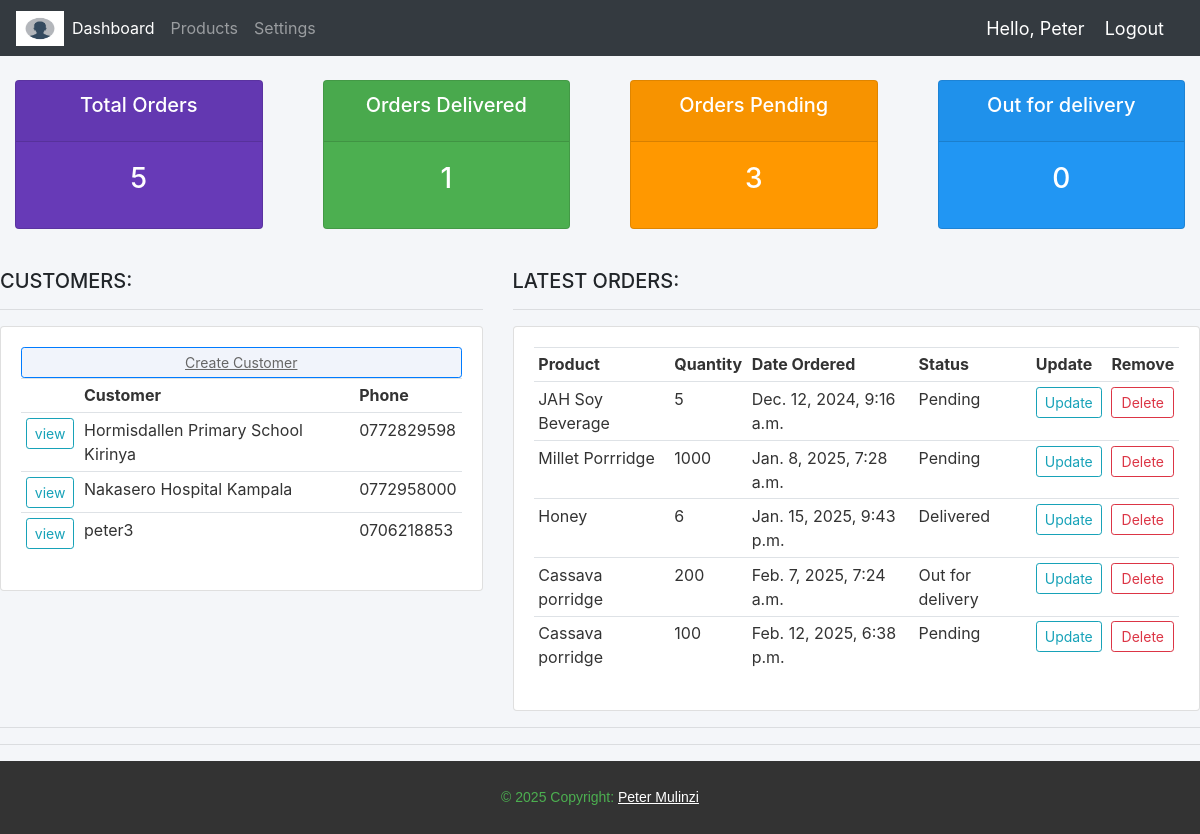
Page / (signed in) on the earlier database version.
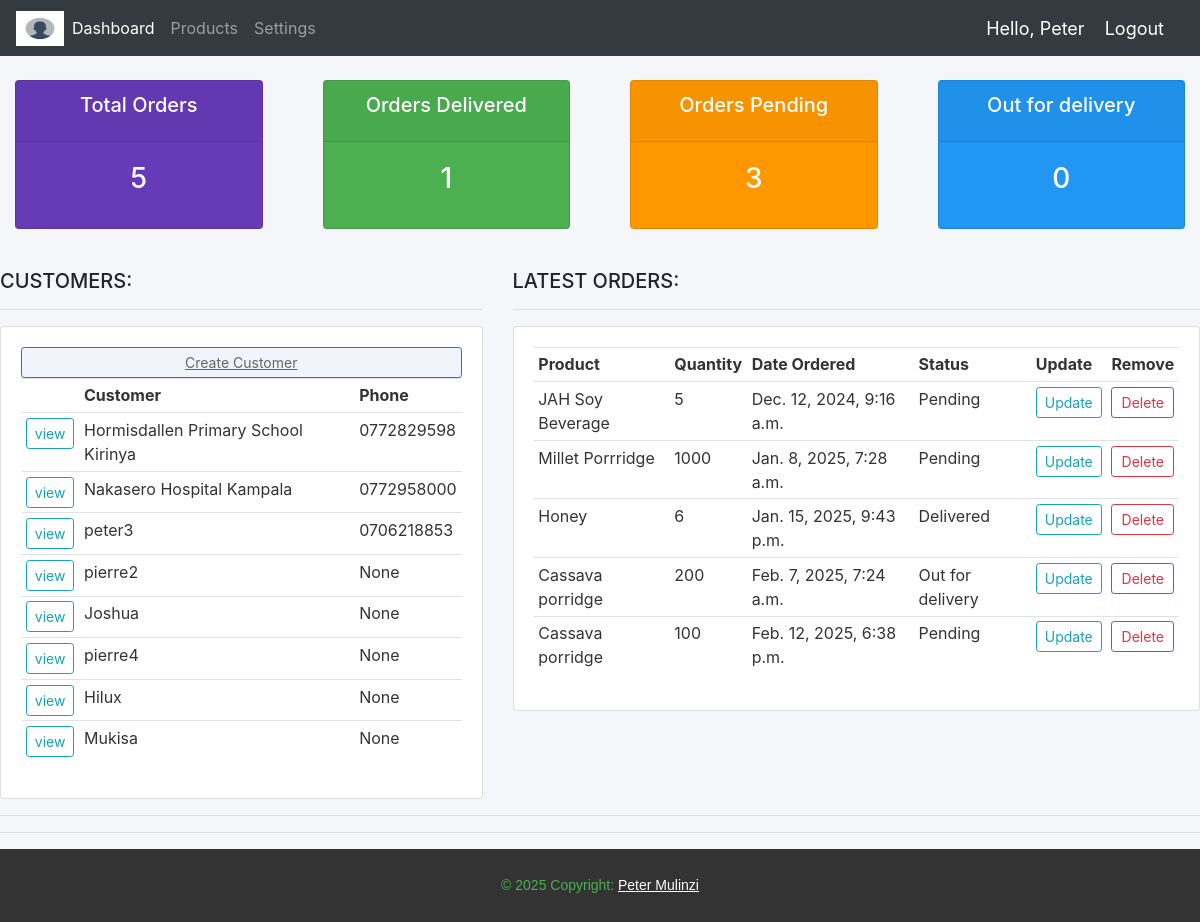
Same page on the later database version.
### Jah_Accounts/models.py (models this page shows, shortened)
class Customer(models.Model):
    user = models.OneToOneField(User, null=True, blank=True, on_delete=models.CASCADE)
    name = models.CharField(max_length=200, null=True, blank=True)
    phone = models.CharField(max_length=200, null=True, blank=True)
    email = models.CharField(max_length=200, null=True, blank=True)
    profile_picture = models.ImageField(null=True, default='avi.jpg', blank=True)
    date_created = models.DateTimeField(auto_now_add=True, null=True, blank=True)

class Order(models.Model):
    STATUS = (
        ('Pending', 'Pending'),
        ('Out for delivery', 'Out for delivery'),
        ('Delivered', 'Delivered'),
    )
    MEASUREMENT = (
        ('Kgs', 'Kgs'),
        ('Tins', 'Tins'),
    )
    Customer = models.ForeignKey(Customer, null=True, on_delete=models.SET_NULL)
    Product = models.ForeignKey(Product, null=True, on_delete=models.SET_NULL,)
    date_created = models.DateTimeField(auto_now_add=True, null=True)
    status = models.CharField(max_length=200, null=True, choices=STATUS)
    tags = models.ManyToManyField(Tag)
    Quantity = models.CharField(null=True, max_length=4)
    units = models.CharField(max_length=200, null=True, choices=MEASUREMENT,)
    note = models.CharField(max_length=200, null=True)

class Product(models.Model):
    CATEGORY = (
        ('Flour', 'Flour'),
        ('Honey', 'Honey'),
        ('Spice', 'Spice'),
    )
    name = models.CharField(max_length=200, null=True)
    price = models.FloatField(null=True)
    category = models.CharField(max_length=200, null=True, choices=CATEGORY)
    description = models.CharField(max_length=200, null = True, blank = True)
    date_created = models.DateTimeField(auto_now_add=True, null=True)
    def __str__(self):
        return self.name

### Jah_Accounts/decorators.py (the view)
    def wrapper_function(request, *args, **kwargs):
        if request.user.groups.exists():
            group = request.user.groups.first().name
            if group == 'customer':
                return redirect ('user-page')
            elif group == 'admin':
                return view_func(request, *args, **kwargs)
        return redirect('register')

### Jah_Accounts/views.py (called while the page is built)
@login_required(login_url='login')
@admin_only
def dashboard(request):
    orders = Order.objects.all()
    customers = Customer.objects.all()
    total_orders = orders.count()
    pending = Order.objects.filter(status='Pending').count()
    delivered = Order.objects.filter(status='Delivered').count()
    out_for_delivery = Order.objects.filter(status='Out for delivery').count()
    context = {
        'orders': orders,
        'customers': customers,
        'total_orders': total_orders,
        'pending': pending,
        'delivered': delivered,
        'out_for_delivery': out_for_delivery,
    }
    return render(request, 'Jah_Accounts/Dashboard.html', context)

### Jah_Accounts/templates/Jah_Accounts/Dashboard.html
{% extends "Jah_Accounts/main.html" %}
{% block content %}
{% include "Jah_Accounts/status.html" %}
<br>
<div class="row">
    <div class="col-md-5">
        <h5>CUSTOMERS:</h5>
        <hr>
        <div class="card card-body" style="background-color: #ffffff; color: #333333;">
            <a class="btn btn-primary btn-sm btn-block" href="{% url "createCustomer" %}" style="background-color: #f1f4fb; color: #666666; text-decoration: underline;">Create Customer</a>
            <table class="table table-sm"">
                <tr>
                    <th></th>
                    <th>Customer</th>
                    <th>Phone</th>
                </tr>
                {% for customers in customers %}
                <div >
                    <tr>
                        <td><a class="btn btn-sm btn-outline-info" href="{% url 'customers' customers.id %}">view</a></td>
                        <td>{{ customers.name }}</td>
                        <td>{{ customers.phone }}</td>
                    </tr>
                </div>
                {% endfor %}
            </table>
        </div>
    </div>
    <div class="col-md-7">
        <h5>LATEST ORDERS:</h5>
        <hr>
        <div class="card card-body" style="background-color: #ffffff; color: #333333;">
            <table class="table table-sm">
                <tr>
                    <th>Product</th>
                    <th>Quantity</th>
                    <th>Date Ordered</th>
                    <th>Status</th>
                    <th>Update</th>
                    <th>Remove</th>
                </tr>
                {% for y in orders  %}
                    <tr>
                        <td>{{ y.Product }}</td>
                        <td>{{ y.Quantity }}</td>
                        <td>{{ y.date_created }}</td>
                        <td>{{ y.status }}</td>
                        <td><a class="btn btn-outline-info btn-sm " href="{% url 'updateOrder' y.id %}">Update</a></td>
                        <td><a class="btn btn-outline-danger btn-sm btn-block" href="{% url 'deleteOrder' y.id %}">Delete</a></td>
                    </tr>
                {% endfor %}
            </table>
        </div>
    </div>
</div>
<hr>
{% endblock %}

### Jah_Accounts/templates/Jah_Accounts/main.html (shortened to what this page needs)
{% load static %}
<!DOCTYPE html>
<html lang="en">
<head>
    <link rel="stylesheet" href="https://cdn.jsdelivr.net/npm/bootstrap@4.0.0/dist/css/bootstrap.min.css"></head>
    <link rel="stylesheet" href="{% static 'css/main.css' %}?v=2.0">
<body>
    {% include "Jah_Accounts/navbar.html" %}
    {% block content %}
    {% endblock %}
    <hr>
</body>
<footer class="text-white text-center text-lg-start" style="background-color: #333333; color: #ffffff; text-align: center; padding: 10px; font-family: Arial, sans-serif; font-size: 14px; margin: 0;">
    <div class="text-center p-3" style="color: #4caf50; text-decoration: none;">
      © 2025 Copyright:
      <a class="text-white" style="text-decoration: underline; color: #ffffff;" href="mailto:pbmulinzi@gmail.com">Peter Mulinzi</a>
    </div>
</footer>
</html>

### Jah_Accounts/templates/Jah_Accounts/navbar.html (shortened to what this page needs)
{% load static %}
<nav class="navbar navbar-expand-lg navbar-dark bg-dark">
    <img src="/static/images/avi.jpg" alt="" width="48" height="35">
    <div class="collapse navbar-collapse" id="navbarNavAltMarkup">
      <div class="navbar-nav">
        {% if request.user.is_staff %}
        <a class="nav-item nav-link active" href="{% url 'home' %}">Dashboard</a>
        <a class="nav-item nav-link" href="{% url 'products' %}">Products</a>
        {% endif %}
        <a class="nav-link" href="{% url 'account' %}">Settings</a>
      </div>
    </div>
    <span class="hello-msg">Hello, {{request.user}}</span>
    <span><a class="hello-msg" href="{% url 'logout' %}">Logout</a></span>
  </nav>

### Jah_Accounts/templates/Jah_Accounts/Status.html
{% load static %}
<br>
<div class="row">
    <div class="col">
        <div class="col-md">
            <div class="card text-center text-white mb-3" id="total-orders">
                <div class="card-header">
                    <h5 class="card-title">Total Orders</h5>
                </div>
                <div class="card-body">
                    <h3 class="card-title">{{total_orders|default:"0"}}</h3>
                </div>
            </div>
        </div>
    </div>
    <div class="col">
        <div class="col-md">
            <div class="card text-center text-white mb-3" id="orders-delivered">
                <div class="card-header">
                    <h5 class="card-title">Orders Delivered</h5>
                </div>
                <div class="card-body">
                    <h3 class="card-title">{{delivered|default:"0"}}</h3>
                </div>
            </div>
        </div>
    </div>
    <div class="col">
        <div class="col-md">
            <div class="card text-center text-white mb-3" id="orders-pending">
                <div class="card-header">
                    <h5 class="card-title">Orders Pending</h5>
                </div>
                <div class="card-body">
                    <h3 class="card-title">{{pending|default:"0"}}</h3>
                </div>
            </div>
        </div>
    </div>
    <div class="col">
        <div class="col-md">
            <div class="card text-center text-white mb-3" id="out-for-delivery">
                <div class="card-header">
                    <h5 class="card-title">Out for delivery</h5>
                </div>
                <div class="card-body">
                    <h3 class="card-title">{{Out_for_Delivery|default:"0"}}</h3>
                </div>
            </div>
        </div>
    </div>
</div>

### static/css/main.css (style rules this page uses)
body { background-color: #f4f6f9; }
#total-orders { background-color: #673ab7; }
#orders-delivered { background-color: #4caf50; }
#orders-pending { background-color: #ff9800; }
#out-for-delivery { background-color: #2196f3; }

### Jah_Accounts/templates/Jah_Accounts/navbar.html (style rules this page uses)
.hello-msg { font-size: 18px; color: #fff; margin-right: 20px; }

Differences in the rows shown:
added Customer: name "pierre2", phone "None"
added Customer: name "Joshua", phone "None"
added Customer: name "pierre4", phone "None"
added Customer: name "Hilux", phone "None"
added Customer: name "Mukisa", phone "None"
